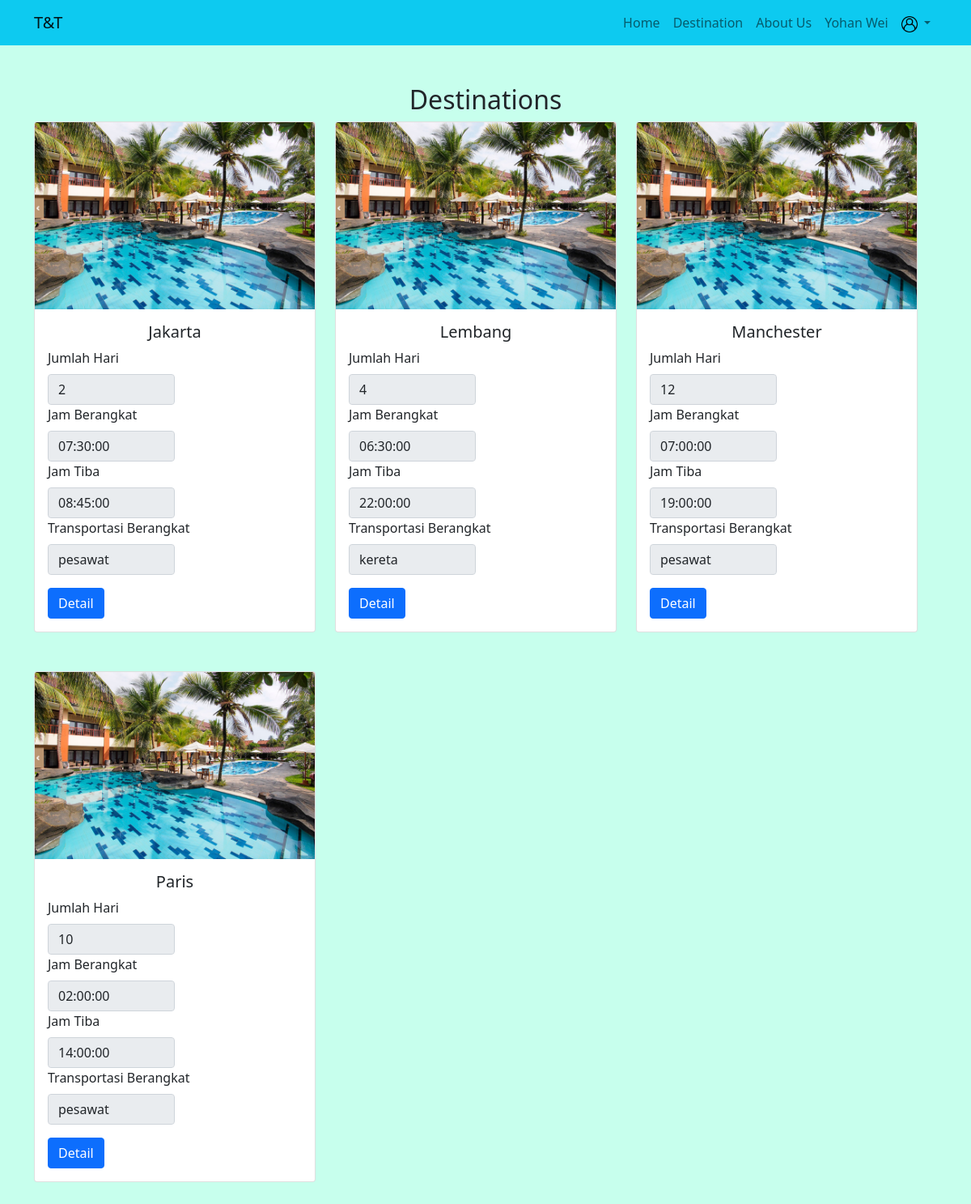
Screenshot of /user/indexs.php?page=destinasi (signed in) with the database file from the repository.
### tables this page shows
CREATE TABLE `tb_items` (
  `no_items` int(4) NOT NULL,
  `user_id` int(4) NOT NULL,
  `tujuan_wisata` varchar(50) NOT NULL,
  `jmlh_hari` int(2) NOT NULL,
  `jam_berangkat` time NOT NULL,
  `jam_tiba` time NOT NULL,
  `transportasi` enum('pesawat','kereta','bus','kapal') NOT NULL,
  `penginapan` varchar(50) NOT NULL,
  `restoran` varchar(50) NOT NULL,
  `harga` decimal(10,0) NOT NULL,
  `deskripsi` text NOT NULL
);

### user/destinasi.php (the view, shortened to what this page needs)
<div class="container pt-5 pb-5">
    <div class="row">
        <div class="col text-center">
            <h2>Destinations</h2>
        </div>
        <div class="row">
            <?php
            $query = "SELECT *FROM tb_items";
        $dewan1 = $koneksi->prepare($query);
        $dewan1->execute();
        $res1 = $dewan1->get_result();
        while ($row = $res1->fetch_assoc()) {
          $tujuan_wisata = $row["tujuan_wisata"];
          $jmlh_hari = $row["jmlh_hari"];
          $jam_berangkat = $row["jam_berangkat"];
          $jam_tiba = $row["jam_tiba"];
          $transportasi = $row["transportasi"];
          ?>
            <div id="card" class="col-4 pb-5">
                <div class="card h-100">
                    <img src="../assets/images/hotel.png" class="card-img-top" alt="...">
                    <div class="card-body">
                        <h5 class="card-title" style="text-align: center;"><?php echo $tujuan_wisata; ?></h5>
                        <p><label for="jmlh_hari" class="form-label">Jumlah Hari</label>
                            <input style="width: 50%" type="jmlh_hari" name="jmlh_hari" id="jmlh_hari"
                                class="form-control" disabled value="<?= $jmlh_hari?>">
                            <label for="jam_berangkat" class="form-label">Jam Berangkat</label>
                            <input style="width: 50%;" type="jam_berangkat" name="jam_berangkat" id="jam_berangkat"
                                class="form-control" disabled value="<?= $jam_berangkat?>">
                            <label for="jam_tiba" class="form-label">Jam Tiba</label>
                            <input style="width: 50%;" type="jam_tiba" name="jam_tiba" id="jam_tiba"
                                class="form-control" disabled value="<?= $jam_tiba?>">
                            <label for="transportasi" class="form-label">Transportasi
                                Berangkat</label>
                            <input style="width: 50%;" type="transportasi" name="transportasi" id="transportasi"
                                class="form-control" disabled value="<?= $transportasi?>">
                        </p>
                        <a href="#" class="btn btn-primary">Detail</a>
                    </div>
                </div>
            </div>
            <?php
        }
            ?>
        </div>
    </div>
</div>

### assets/style.css (style rules this page uses)
body { background-color: #C7FFED; }

### rows the page displays
tb_items: tujuan_wisata "Jakarta", jmlh_hari "2", jam_berangkat "07:30:00", jam_tiba "08:45:00", transportasi "pesawat"
tb_items: tujuan_wisata "Lembang", jmlh_hari "4", jam_berangkat "06:30:00", jam_tiba "22:00:00", transportasi "kereta"
tb_items: tujuan_wisata "Manchester", jmlh_hari "12", jam_berangkat "07:00:00", jam_tiba "19:00:00", transportasi "pesawat"
tb_items: tujuan_wisata "Paris", jmlh_hari "10", jam_berangkat "02:00:00", jam_tiba "14:00:00", transportasi "pesawat"

### other values shown
$_SESSION['nama_cust'] "Yohan Wei"
